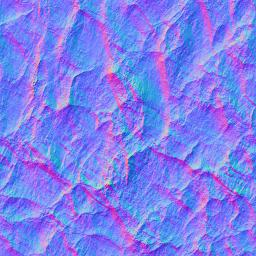
%> input picture Extra/2x2down_Rock.jpg, 256 x 256 px
$ octave --eval "result = sharpen('2x2down_Rock.jpg');"   (GNU Octave 9; MATLAB toolbox functions it lacks are replaced by stand-ins)
%> lines starting %> are read from the running program, lines starting %| are printed output that depends on the picture
### Extra/getBumpMapping.m
function newImg=getBumpMapping(path)
%> called with path = '2x2down_Rock.jpg'
%将图像的法线恢复到[-1,1]的double空间

normalImg=imread(path);
%> normalImg is the input picture: size 256x256x3 uint8; mean R, G, B 125.6, 127.1, 237.1
normalImg=im2double(normalImg);
%> normalImg: size 256x256x3 double

newImg=(normalImg-0.5).*2;

newImg=toUnitVector(newImg);

% imshow(newImg);

end

### Extra/toUnitVector.m
function ret=toUnitVector(inp)
% 返回重整的单位向量矩阵

ret=inp;
scales=sqrt(ret(:,:,1).^2+ret(:,:,2).^2+ret(:,:,3).^2);
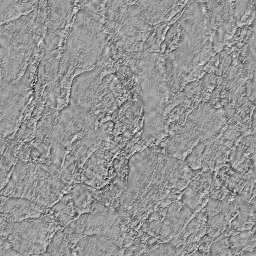
%> scales: size 256x256 double; min 0.28, max 1.41, mean 0.938; drawn with min black and max white
ret(:,:,1)=ret(:,:,1)./scales;
ret(:,:,2)=ret(:,:,2)./scales;
ret(:,:,3)=ret(:,:,3)./scales;
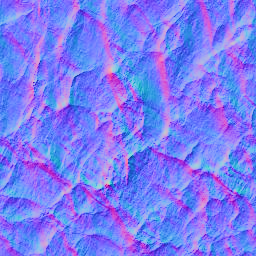
%> ret: size 256x256x3 double; mean R, G, B -0.0243, -0.0137, 0.916; drawn with min black and max white
end

### Extra/toNormalImg.m
function ret=toNormalImg(normals)
% 将[-1,1]的法线图转为[0,1]的普通图

ret=toUnitVector(normals);

ret=(ret(:,:,:)./2+0.5);

% imshow(ret);
end

### Extra/sharpen.m
function sharpened=sharpen(oriPath)
% % 锐化
% % Laplacian算子
%
% I = getBumpMapping(oriPath);
% H = fspecial('laplacian',0);
%
% g = imfilter(I,H,'replicate');
% sharpened=I-g;
% sharpened=toNormalImg(sharpened);
%
% imshow(sharpened);
% path=['LapShap_',oriPath];
% imwrite(sharpened,path);

% % 锐化
% % YSobel算子
%
% I = getBumpMapping(oriPath);
% H = [-1,0,1;-2,0,+2;-1,0,1];
%
% g = imfilter(I,H,'replicate');
% sharpened=I-g;
% sharpened=toNormalImg(sharpened);
%
% imshow(sharpened);
% path=['SobYShap_',oriPath];
% imwrite(sharpened,path);

% % 锐化
% % CannyZ算子
%
% I = getBumpMapping(oriPath);
%
% g3 = edge(I(:,:,3),'Canny');
%
% sharpened(:,:,1)=I(:,:,1);
% sharpened(:,:,2)=I(:,:,2);
% sharpened(:,:,3)=I(:,:,3)-g3;
% sharpened=toNormalImg(sharpened);
%
% imshow(sharpened);
% path=['CanShapZ_',oriPath];
% imwrite(sharpened,path);

% 锐化
% LaplacianZ算子

I = getBumpMapping(oriPath);
H = fspecial('laplacian');

g3 = imfilter(I(:,:,3),H,'replicate');
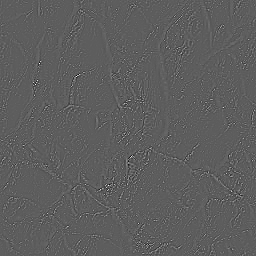
%> g3: size 256x256 double; min -1.3, max 2.22, mean 2.53e-16; drawn with min black and max white

sharpened(:,:,1)=I(:,:,1);
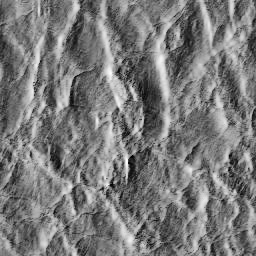
%> sharpened: size 256x256 double; min -0.922, max 0.949, mean -0.0243; drawn with min black and max white
sharpened(:,:,2)=I(:,:,2);
sharpened(:,:,3)=I(:,:,3)+g3;
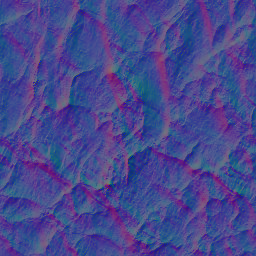
%> sharpened: size 256x256x3 double; mean R, G, B -0.0243, -0.0137, 0.916; mean of the top-left, top-right, bottom-left and bottom-right quarters 0.299, 0.291, 0.298, 0.284; drawn with min black and max white
sharpened=toNormalImg(sharpened);
%> in toNormalImg, `ret=(ret(:,:,:)./2+0.5);`:
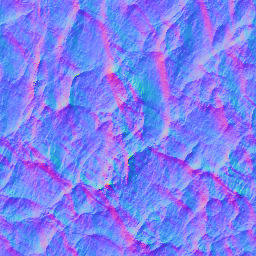
%> ret: size 256x256x3 double; mean R, G, B 0.489, 0.495, 0.961

imshow(sharpened);
path=['LapShapZ_',oriPath];
imwrite(sharpened,path);

end
